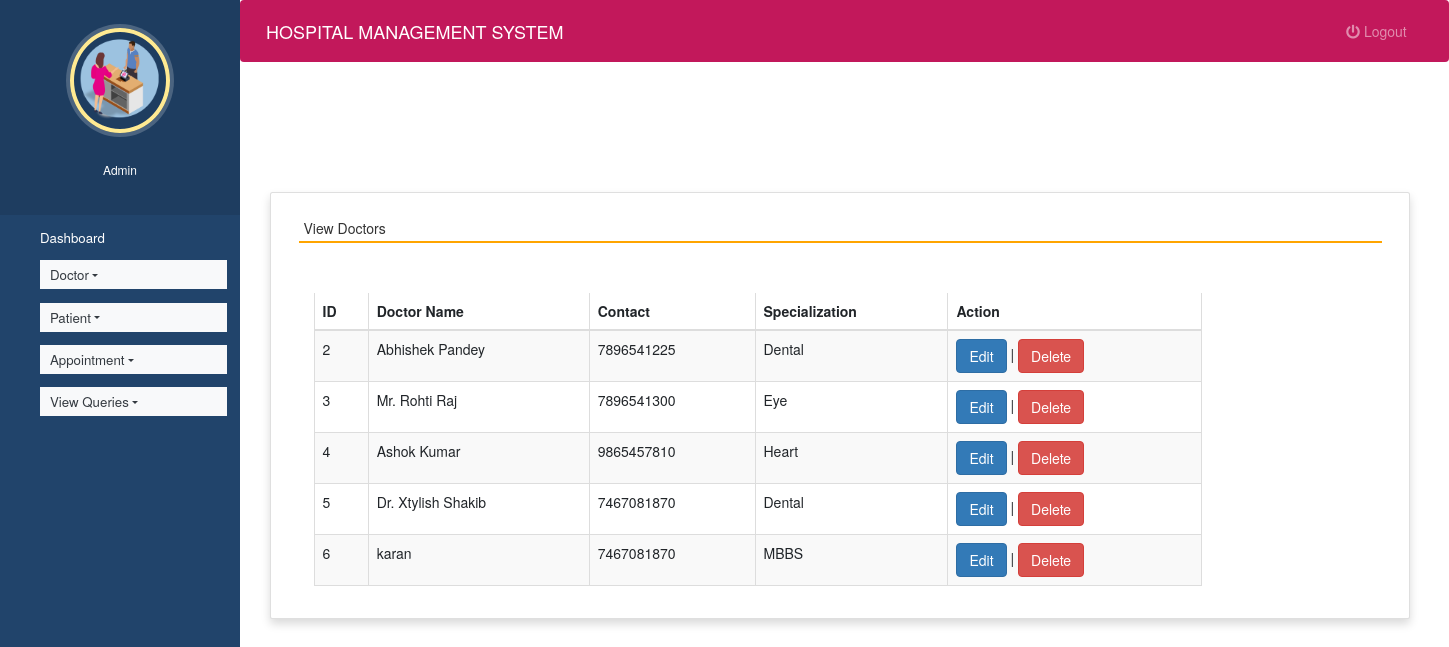
Page /view_doctor (signed in) on the committed database.
### hospitals/models.py (models this page shows, shortened)
class Doctor(models.Model):
    name = models.CharField(max_length=50)
    mobile = models.IntegerField()
    special = models.CharField(max_length=50)

### hospitals/views.py (the view)
# urls.py: path('view_doctor', view_doctor, name='view_doctor'),
def view_doctor(request):
    if not request.user.is_staff:
        return redirect('login')
    doc = Doctor.objects.all()
    d = {'doc':doc}
    return render(request,'view_doctor.html', d)

### hospitals/templates/view_doctor.html (shortened to what this page needs)
{% extends 'admin_nav.html' %}
{% load static %}
{% block content %}
<head>
 <link rel="stylesheet" href="https://maxcdn.bootstrapcdn.com/bootstrap/3.4.1/css/bootstrap.min.css">
  <link rel="stylesheet" href="https://cdnjs.cloudflare.com/ajax/libs/font-awesome/4.7.0/css/font-awesome.min.css">
  <link rel="stylesheet" href="https://use.fontawesome.com/releases/v5.6.3/css/all.css">
</head>
<br><br><br><br>
<div class="container card shadow m-5">
    <div class="card-body">
        <h5 class="p-2" style="border-bottom: 2px solid orange">View Doctors</h5>
		<div class="container mt-5">
			<div class="table-responsive">
		<table id="example" class="table table-striped table-bordered table-sm" style="width:80%">
			<thead>
				<tr>
					<th>ID</th>
					<th>Doctor Name</th>
					<th>Contact</th>
					<th>Specialization</th>
                    <th>Action</th>
				</tr>
			</thead>
			<tbody>
            {% for i in doc %}
			<tr>
				<td>{{i.id}}</td>
				<td>{{i.name}}</td>
				<td>{{i.mobile}}</td>
				<td>{{i.special}}</td>
				<td><a href="{% url 'edit_doctor' i.id %}" class="btn btn-primary">Edit</a> |
				<a href="{% url 'delete_doctor' i.id %}" onclick="return confirm('Are you ready to delete this record ?')" class="btn btn-danger">Delete</a></td>
			</tr>
			{% endfor %}
			</tbody>
		</table>
				</div>
	 </div>
	</div>
</div>
{% endblock content %}

### hospitals/templates/admin_nav.html (shortened to what this page needs)
<!DOCTYPE html>
{% load static %}
<html lang="en">
<head>
  <link rel="stylesheet" href="https://stackpath.bootstrapcdn.com/bootstrap/4.3.1/css/bootstrap.min.css">
  <link rel="stylesheet" href="https://maxcdn.bootstrapcdn.com/font-awesome/4.7.0/css/font-awesome.min.css">
  <link rel="stylesheet" href="{% static 'style.css' %}">
</head>
<body>
  <nav class="menu" tabindex="0">
    <header class="avatar">
      <img src="{% static 'images/h8.png' %}" />
      <br><br>
      <h6 style="color : white">Admin</h6>
    </header>
    <ul>
      <li tabindex="0" class="icon-dashboard"> <a style="color:white; text-decoration:none;" href="{% url 'admin_home' %}"><span>Dashboard</span></a> </li>
      <li tabindex="0" class="nav-item dropdown icon-customers">
        <a href="" class="nav-link dropdown-toggle text-dark bg-light" id="navbardrop"
				data-toggle="dropdown" style="color:white; text-decoration:none;"> Doctor</a>
      </li>
      <li tabindex="0" class="nav-item dropdown icon-users">
        <a href="" class="nav-link dropdown-toggle text-dark bg-light" id="navbardrop"
				data-toggle="dropdown" style="color:white; text-decoration:none;"> Patient</a>
      </li>
      <li tabindex="0" class="nav-item dropdown icon-calendar">
        <a href="" class="nav-link dropdown-toggle text-dark bg-light" id="navbardrop"
				data-toggle="dropdown" style="color:white; text-decoration:none;"> Appointment</a>
      </li>
        <li tabindex="0" class="nav-item dropdown icon-calendar">
        <a href="" class="nav-link dropdown-toggle text-dark bg-light" id="navbardrop"
				data-toggle="dropdown" style="color:white; text-decoration:none;"> View Queries</a>
      </li>
    </ul>
  </nav>
  <main>
    <div class="bs-example">
      <nav class="navbar navbar-expand-md  navbar-dark fixed-top" style="background:#c2185b;">
        <a href="#" class="navbar-brand">HOSPITAL MANAGEMENT SYSTEM</a>
        <div class="collapse navbar-collapse justify-content-between" id="navbarCollapse">
          <div class="navbar-nav" style=" margin-left: 90%;">
            <a href="{% url 'logout' %}" class="nav-item nav-link"><i class="fas fa-power-off"></i> Logout</a>
          </div>
        </div>
      </nav>
    </div>
    {% block content %}
    {% endblock content %}
  </main>
</body>
</html>

### hospitals/static/style.css (style rules this page uses)
body { padding-left: 240px; }
main { position: relative; height: 100vh; }
.menu { background: #21446B; height: 100vh; width: 240px; position: fixed; top: 0px; left: 0; z-index: 5; outline: none; }
.menu .avatar { background: rgba(0, 0, 0, 0.1); padding: 2em 0.5em; text-align: center; }
.menu .avatar img { width: 100px; border-radius: 50%; overflow: hidden; border: 4px solid #ffea92; box-shadow: 0 0 0 4px rgba(255, 255, 255, 0.2); }
.menu ul { list-style: none; padding: 0.5em 0; margin: 0; }
.menu ul li { padding: 0.5em 1em 0.5em 3em; font-size: 0.95em; font-weight: regular; background-repeat: no-repeat; background-position: left 15px center; background-size: auto 20px; transition: all 0.15s linear; cursor: pointer; }
.menu ul li.icon-dashboard { background-image: url("http://www.entypo.com/images//gauge.svg"); }
.menu ul li.icon-customers { background-image: url("http://www.entypo.com/images//briefcase.svg"); }
.menu ul li.icon-users { background-image: url("http://www.entypo.com/images//users.svg"); }
.menu ul li.icon-calendar { background-image: url("http://www.entypo.com/images//calendar.svg"); }

### hospitals/templates/admin_nav.html (style rules this page uses)
a:link { text-decoration: none; }
a { color: white; }
body { padding-left: 240px; }
main { position: relative; height: 100vh; }
.menu { background: #21446B; height: 100vh; width: 240px; position: fixed; top: 0px; left: 0; z-index: 5; outline: none; }
.menu .avatar { background: rgba(0, 0, 0, 0.1); padding: 2em 0.5em; text-align: center; }
.menu .avatar img { width: 100px; border-radius: 50%; overflow: hidden; border: 4px solid #ffea92; box-shadow: 0 0 0 4px rgba(255, 255, 255, 0.2); }
.menu ul { list-style: none; padding: 0.5em 0; margin: 0; }
.menu ul li { padding: 0.5em 1em 0.5em 3em; font-size: 0.95em; font-weight: regular; background-repeat: no-repeat; background-position: left 15px center; background-size: auto 20px; transition: all 0.15s linear; cursor: pointer; }
.menu ul li.icon-dashboard { background-image: url("http://www.entypo.com/images//gauge.svg"); }
.menu ul li.icon-customers { background-image: url("http://www.entypo.com/images//briefcase.svg"); }
.menu ul li.icon-users { background-image: url("http://www.entypo.com/images//users.svg"); }
.menu ul li.icon-calendar { background-image: url("http://www.entypo.com/images//calendar.svg"); }

### rows in the picture
Doctor: id "2", name "Abhishek Pandey", mobile "7896541225", special "Dental"
Doctor: id "3", name "Mr. Rohti Raj", mobile "7896541300", special "Eye"
Doctor: id "4", name "Ashok Kumar", mobile "9865457810", special "Heart"
Doctor: id "5", name "Dr. Xtylish Shakib", mobile "7467081870", special "Dental"
Doctor: id "6", name "karan", mobile "7467081870", special "MBBS"
